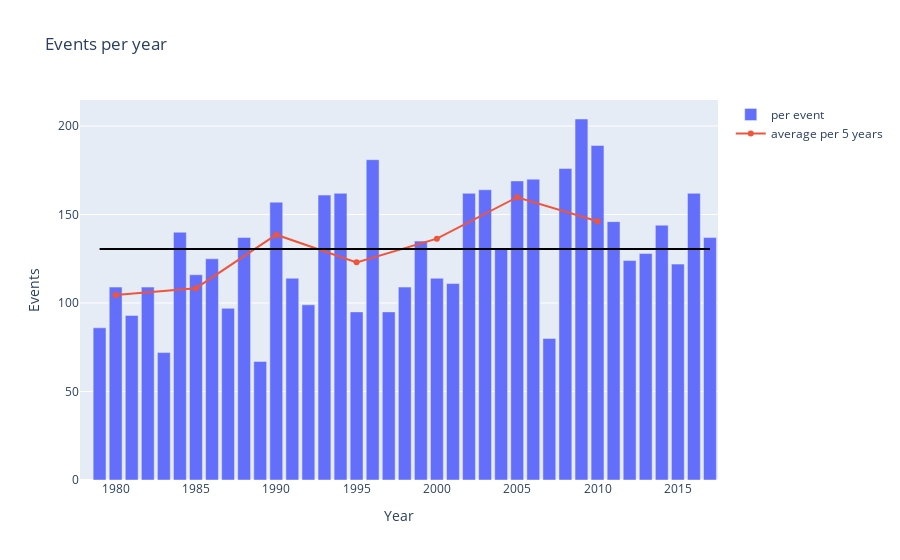

Notebook cell for this chart:
### Code cell
fig = go.Figure()
fig.add_bar(x=events_per_year.event_year, y=events_per_year.event_id ,name='per event')
fig.add_trace(go.Scatter(x=events_per_cluster.year_cluster,
                         y=events_per_cluster.avg_per_cluster,
                         name='average per 5 years'))
fig.add_shape(type='line',
                x0=1979,
                y0=events_mean,
                x1=2017,
                y1=events_mean,
                line=dict(color='black',),
                xref='x',
                yref='y',
              name='Average overall'
)
fig.update_layout(title_text="Events per year")
fig.update_xaxes(title_text='Year')
fig.update_yaxes(title_text='Events')
fig.show()

### Figure 1 — Plotly figure (JSON) as saved in the notebook; plotly's stock layout.template omitted (floating-point values rounded to 4 significant figures)
{"data": [{"name": "per event", "type": "bar", "x": [1979, 1980, 1981, 1982, 1983, 1984, 1985, 1986, 1987, 1988, 1989, 1990, 1991, 1992, 1993, 1994, 1995, 1996, 1997, 1998, 1999, 2000, 2001, 2002, 2003, 2004, 2005, 2006, 2007, 2008, 2009, 2010, 2011, 2012, 2013, 2014, 2015, 2016, 2017], "y": [86, 109, 93, 109, 72, 140, 116, 125, 97, 137, 67, 157, 114, 99, 161, 162, 95, 181, 95, 109, 135, 114, 111, 162, 164, 131, 169, 170, 80, 176, 204, 189, 146, 124, 128, 144, 122, 162, 137]}, {"name": "average per 5 years", "type": "scatter", "x": [1980, 1985, 1990, 1995, 2000, 2005, 2010], "y": [104.6, 108.4, 138.6, 123, 136.4, 159.8, 146.2]}], "layout": {"shapes": [{"line": {"color": "black"}, "name": "Average overall", "type": "line", "x0": 1979, "x1": 2017, "xref": "x", "y0": 130.6, "y1": 130.6, "yref": "y"}], "title": {"text": "Events per year"}, "xaxis": {"title": {"text": "Year"}}, "yaxis": {"title": {"text": "Events"}}}}
